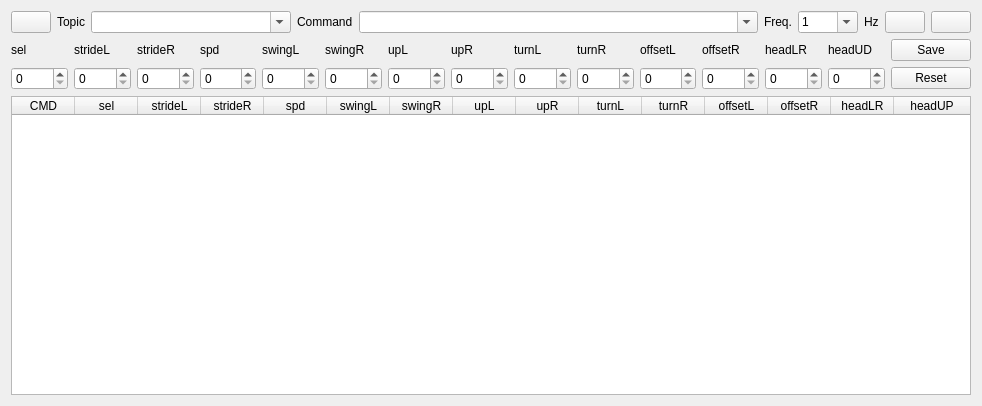
<?xml version="1.0" encoding="UTF-8"?>
<ui version="4.0">
 <class>PublisherWidget</class>
 <widget class="QWidget" name="PublisherWidget">
  <property name="geometry">
   <rect>
    <x>0</x>
    <y>0</y>
    <width>982</width>
    <height>406</height>
   </rect>
  </property>
  <property name="windowTitle">
   <string>Message Publisher</string>
  </property>
  <layout class="QVBoxLayout" name="verticalLayout">
   <item>
    <layout class="QHBoxLayout" name="horizontalLayout">
     <item>
      <widget class="QPushButton" name="refresh_button">
       <property name="toolTip">
        <string>Refresh topics and types</string>
       </property>
       <property name="text">
        <string/>
       </property>
      </widget>
     </item>
     <item>
      <widget class="QLabel" name="label">
       <property name="sizePolicy">
        <sizepolicy hsizetype="Preferred" vsizetype="Preferred">
         <horstretch>0</horstretch>
         <verstretch>0</verstretch>
        </sizepolicy>
       </property>
       <property name="text">
        <string>Topic</string>
       </property>
      </widget>
     </item>
     <item>
      <widget class="ExtendedComboBox" name="topic_combo_box">
       <property name="sizePolicy">
        <sizepolicy hsizetype="Expanding" vsizetype="Fixed">
         <horstretch>1</horstretch>
         <verstretch>0</verstretch>
        </sizepolicy>
       </property>
       <property name="minimumSize">
        <size>
         <width>100</width>
         <height>0</height>
        </size>
       </property>
       <property name="toolTip">
        <string>Topic name to publish on</string>
       </property>
       <property name="editable">
        <bool>true</bool>
       </property>
       <property name="sizeAdjustPolicy">
        <enum>QComboBox::AdjustToMinimumContentsLength</enum>
       </property>
      </widget>
     </item>
     <item>
      <widget class="QLabel" name="label_2">
       <property name="text">
        <string>Command</string>
       </property>
      </widget>
     </item>
     <item>
      <widget class="ExtendedComboBox" name="command_combo_box">
       <property name="sizePolicy">
        <sizepolicy hsizetype="Expanding" vsizetype="Fixed">
         <horstretch>2</horstretch>
         <verstretch>0</verstretch>
        </sizepolicy>
       </property>
       <property name="minimumSize">
        <size>
         <width>100</width>
         <height>0</height>
        </size>
       </property>
       <property name="toolTip">
        <string>Message type to publish</string>
       </property>
       <property name="editable">
        <bool>true</bool>
       </property>
       <property name="sizeAdjustPolicy">
        <enum>QComboBox::AdjustToMinimumContentsLength</enum>
       </property>
      </widget>
     </item>
     <item>
      <widget class="QLabel" name="label_3">
       <property name="text">
        <string>Freq.</string>
       </property>
      </widget>
     </item>
     <item>
      <widget class="QComboBox" name="frequency_combo_box">
       <property name="minimumSize">
        <size>
         <width>60</width>
         <height>0</height>
        </size>
       </property>
       <property name="toolTip">
        <string>Frequency for periodic publishers in Hz (set to 0 for manual publishing)</string>
       </property>
       <property name="editable">
        <bool>true</bool>
       </property>
       <property name="currentText">
        <string>1</string>
       </property>
       <property name="currentIndex">
        <number>0</number>
       </property>
       <item>
        <property name="text">
         <string>1</string>
        </property>
       </item>
       <item>
        <property name="text">
         <string>10</string>
        </property>
       </item>
       <item>
        <property name="text">
         <string>20</string>
        </property>
       </item>
       <item>
        <property name="text">
         <string>30</string>
        </property>
       </item>
       <item>
        <property name="text">
         <string>60</string>
        </property>
       </item>
      </widget>
     </item>
     <item>
      <widget class="QLabel" name="label_4">
       <property name="text">
        <string>Hz</string>
       </property>
      </widget>
     </item>
     <item>
      <widget class="QPushButton" name="start_publisher_button">
       <property name="toolTip">
        <string>Add new publisher</string>
       </property>
       <property name="text">
        <string/>
       </property>
      </widget>
     </item>
     <item>
      <widget class="QPushButton" name="stop_publisher_button">
       <property name="toolTip">
        <string>Remove selected publisher</string>
       </property>
       <property name="text">
        <string/>
       </property>
       <property name="shortcut">
        <string>Del</string>
       </property>
      </widget>
     </item>
    </layout>
   </item>
   <item>
    <layout class="QGridLayout" name="gridLayout">
     <item row="1" column="11">
      <widget class="QSpinBox" name="spinBox_11">
       <property name="maximum">
        <number>255</number>
       </property>
      </widget>
     </item>
     <item row="0" column="0">
      <widget class="QLabel" name="label_16">
       <property name="text">
        <string>sel</string>
       </property>
       <property name="alignment">
        <set>Qt::AlignLeading|Qt::AlignLeft|Qt::AlignVCenter</set>
       </property>
      </widget>
     </item>
     <item row="0" column="10">
      <widget class="QLabel" name="label_6">
       <property name="text">
        <string>offsetL</string>
       </property>
       <property name="alignment">
        <set>Qt::AlignLeading|Qt::AlignLeft|Qt::AlignVCenter</set>
       </property>
      </widget>
     </item>
     <item row="1" column="9">
      <widget class="QSpinBox" name="spinBox_9">
       <property name="maximum">
        <number>255</number>
       </property>
      </widget>
     </item>
     <item row="0" column="8">
      <widget class="QLabel" name="label_8">
       <property name="text">
        <string>turnL</string>
       </property>
       <property name="alignment">
        <set>Qt::AlignLeading|Qt::AlignLeft|Qt::AlignVCenter</set>
       </property>
      </widget>
     </item>
     <item row="1" column="0">
      <widget class="QSpinBox" name="spinBox_0">
       <property name="maximum">
        <number>255</number>
       </property>
      </widget>
     </item>
     <item row="1" column="8">
      <widget class="QSpinBox" name="spinBox_8">
       <property name="maximum">
        <number>255</number>
       </property>
      </widget>
     </item>
     <item row="1" column="4">
      <widget class="QSpinBox" name="spinBox_4">
       <property name="maximum">
        <number>255</number>
       </property>
      </widget>
     </item>
     <item row="0" column="9">
      <widget class="QLabel" name="label_7">
       <property name="text">
        <string>turnR</string>
       </property>
       <property name="alignment">
        <set>Qt::AlignLeading|Qt::AlignLeft|Qt::AlignVCenter</set>
       </property>
      </widget>
     </item>
     <item row="1" column="10">
      <widget class="QSpinBox" name="spinBox_10">
       <property name="maximum">
        <number>255</number>
       </property>
      </widget>
     </item>
     <item row="0" column="3">
      <widget class="QLabel" name="label_13">
       <property name="text">
        <string>spd</string>
       </property>
       <property name="alignment">
        <set>Qt::AlignLeading|Qt::AlignLeft|Qt::AlignVCenter</set>
       </property>
      </widget>
     </item>
     <item row="0" column="11">
      <widget class="QLabel" name="label_5">
       <property name="text">
        <string>offsetR</string>
       </property>
       <property name="alignment">
        <set>Qt::AlignLeading|Qt::AlignLeft|Qt::AlignVCenter</set>
       </property>
      </widget>
     </item>
     <item row="1" column="5">
      <widget class="QSpinBox" name="spinBox_5">
       <property name="maximum">
        <number>255</number>
       </property>
      </widget>
     </item>
     <item row="0" column="4">
      <widget class="QLabel" name="label_12">
       <property name="text">
        <string>swingL</string>
       </property>
       <property name="alignment">
        <set>Qt::AlignLeading|Qt::AlignLeft|Qt::AlignVCenter</set>
       </property>
      </widget>
     </item>
     <item row="1" column="2">
      <widget class="QSpinBox" name="spinBox_2">
       <property name="maximum">
        <number>255</number>
       </property>
      </widget>
     </item>
     <item row="1" column="3">
      <widget class="QSpinBox" name="spinBox_3">
       <property name="maximum">
        <number>255</number>
       </property>
      </widget>
     </item>
     <item row="1" column="1">
      <widget class="QSpinBox" name="spinBox_1">
       <property name="maximum">
        <number>255</number>
       </property>
      </widget>
     </item>
     <item row="0" column="1">
      <widget class="QLabel" name="label_15">
       <property name="text">
        <string>strideL</string>
       </property>
       <property name="alignment">
        <set>Qt::AlignLeading|Qt::AlignLeft|Qt::AlignVCenter</set>
       </property>
      </widget>
     </item>
     <item row="0" column="2">
      <widget class="QLabel" name="label_14">
       <property name="text">
        <string>strideR</string>
       </property>
       <property name="alignment">
        <set>Qt::AlignLeading|Qt::AlignLeft|Qt::AlignVCenter</set>
       </property>
      </widget>
     </item>
     <item row="1" column="7">
      <widget class="QSpinBox" name="spinBox_7">
       <property name="maximum">
        <number>255</number>
       </property>
      </widget>
     </item>
     <item row="1" column="6">
      <widget class="QSpinBox" name="spinBox_6">
       <property name="maximum">
        <number>255</number>
       </property>
      </widget>
     </item>
     <item row="0" column="7">
      <widget class="QLabel" name="label_9">
       <property name="text">
        <string>upR</string>
       </property>
       <property name="alignment">
        <set>Qt::AlignLeading|Qt::AlignLeft|Qt::AlignVCenter</set>
       </property>
      </widget>
     </item>
     <item row="0" column="6">
      <widget class="QLabel" name="label_10">
       <property name="text">
        <string>upL</string>
       </property>
       <property name="alignment">
        <set>Qt::AlignLeading|Qt::AlignLeft|Qt::AlignVCenter</set>
       </property>
      </widget>
     </item>
     <item row="0" column="5">
      <widget class="QLabel" name="label_11">
       <property name="text">
        <string>swingR</string>
       </property>
       <property name="alignment">
        <set>Qt::AlignLeading|Qt::AlignLeft|Qt::AlignVCenter</set>
       </property>
      </widget>
     </item>
     <item row="0" column="14">
      <widget class="QPushButton" name="save_button">
       <property name="text">
        <string>Save</string>
       </property>
      </widget>
     </item>
     <item row="1" column="14">
      <widget class="QPushButton" name="reset_button">
       <property name="text">
        <string>Reset</string>
       </property>
      </widget>
     </item>
     <item row="1" column="12">
      <widget class="QSpinBox" name="spinBox_12">
       <property name="maximum">
        <number>255</number>
       </property>
      </widget>
     </item>
     <item row="0" column="12">
      <widget class="QLabel" name="label_17">
       <property name="text">
        <string>headLR</string>
       </property>
       <property name="alignment">
        <set>Qt::AlignLeading|Qt::AlignLeft|Qt::AlignVCenter</set>
       </property>
      </widget>
     </item>
     <item row="0" column="13">
      <widget class="QLabel" name="label_18">
       <property name="text">
        <string>headUD</string>
       </property>
       <property name="alignment">
        <set>Qt::AlignLeading|Qt::AlignLeft|Qt::AlignVCenter</set>
       </property>
      </widget>
     </item>
     <item row="1" column="13">
      <widget class="QSpinBox" name="spinBox_13">
       <property name="maximum">
        <number>255</number>
       </property>
      </widget>
     </item>
    </layout>
   </item>
   <item>
    <layout class="QHBoxLayout" name="horizontalLayout_2">
     <item>
      <widget class="QTableWidget" name="command_table_widget">
       <property name="enabled">
        <bool>true</bool>
       </property>
       <property name="editTriggers">
        <set>QAbstractItemView::NoEditTriggers</set>
       </property>
       <property name="sortingEnabled">
        <bool>true</bool>
       </property>
       <property name="rowCount">
        <number>0</number>
       </property>
       <property name="columnCount">
        <number>15</number>
       </property>
       <attribute name="horizontalHeaderCascadingSectionResizes">
        <bool>false</bool>
       </attribute>
       <attribute name="horizontalHeaderDefaultSectionSize">
        <number>63</number>
       </attribute>
       <attribute name="horizontalHeaderMinimumSectionSize">
        <number>1</number>
       </attribute>
       <attribute name="horizontalHeaderStretchLastSection">
        <bool>true</bool>
       </attribute>
       <column>
        <property name="text">
         <string>CMD</string>
        </property>
       </column>
       <column>
        <property name="text">
         <string>sel</string>
        </property>
       </column>
       <column>
        <property name="text">
         <string>strideL</string>
        </property>
       </column>
       <column>
        <property name="text">
         <string>strideR</string>
        </property>
       </column>
       <column>
        <property name="text">
         <string>spd</string>
        </property>
       </column>
       <column>
        <property name="text">
         <string>swingL</string>
        </property>
       </column>
       <column>
        <property name="text">
         <string>swingR</string>
        </property>
       </column>
       <column>
        <property name="text">
         <string>upL</string>
        </property>
       </column>
       <column>
        <property name="text">
         <string>upR</string>
        </property>
       </column>
       <column>
        <property name="text">
         <string>turnL</string>
        </property>
       </column>
       <column>
        <property name="text">
         <string>turnR</string>
        </property>
       </column>
       <column>
        <property name="text">
         <string>offsetL</string>
        </property>
       </column>
       <column>
        <property name="text">
         <string>offsetR</string>
        </property>
       </column>
       <column>
        <property name="text">
         <string>headLR</string>
        </property>
       </column>
       <column>
        <property name="text">
         <string>headUP</string>
        </property>
       </column>
      </widget>
     </item>
    </layout>
   </item>
  </layout>
 </widget>
 <customwidgets>
  <customwidget>
   <class>ExtendedComboBox</class>
   <extends>QComboBox</extends>
   <header>rqt_py_common.extended_combo_box</header>
  </customwidget>
 </customwidgets>
 <resources/>
 <connections/>
</ui>
